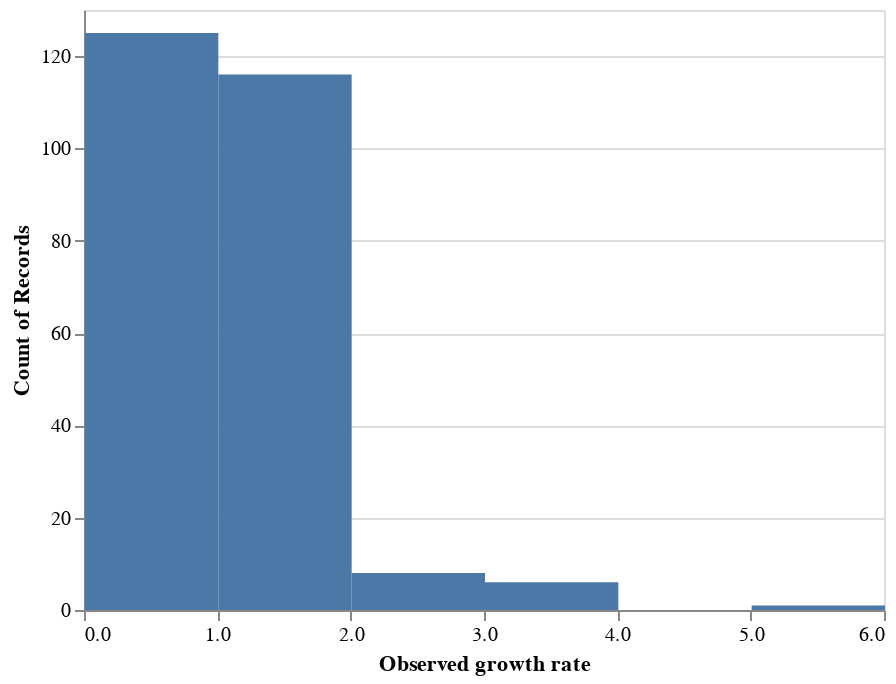

The cell this chart's notebook holds for it:
### Code cell
alt.Chart(large_clades).mark_rect().encode(
    x=alt.X("observed_growth_rate:Q", bin=True, title="Observed growth rate"),
    y="count()"
)

### Figure 1 — Vega-Lite specification as saved in the notebook (floating-point values rounded to 4 significant figures; data arrays with more than 128 entries replaced by an {"elided": "..."} marker saying what was removed)
{"$schema": "https://vega.github.io/schema/vega-lite/v3.3.0.json", "config": {"mark": {"tooltip": null}, "view": {"height": 300, "width": 400}}, "data": {"name": "data-5c412658f60f39eb9ee7b370ba2f0600"}, "datasets": {"data-5c412658f60f39eb9ee7b370ba2f0600": {"elided": "256 records"}}, "encoding": {"x": {"bin": true, "field": "observed_growth_rate", "title": "Observed growth rate", "type": "quantitative"}, "y": {"aggregate": "count", "type": "quantitative"}}, "mark": "rect"}
